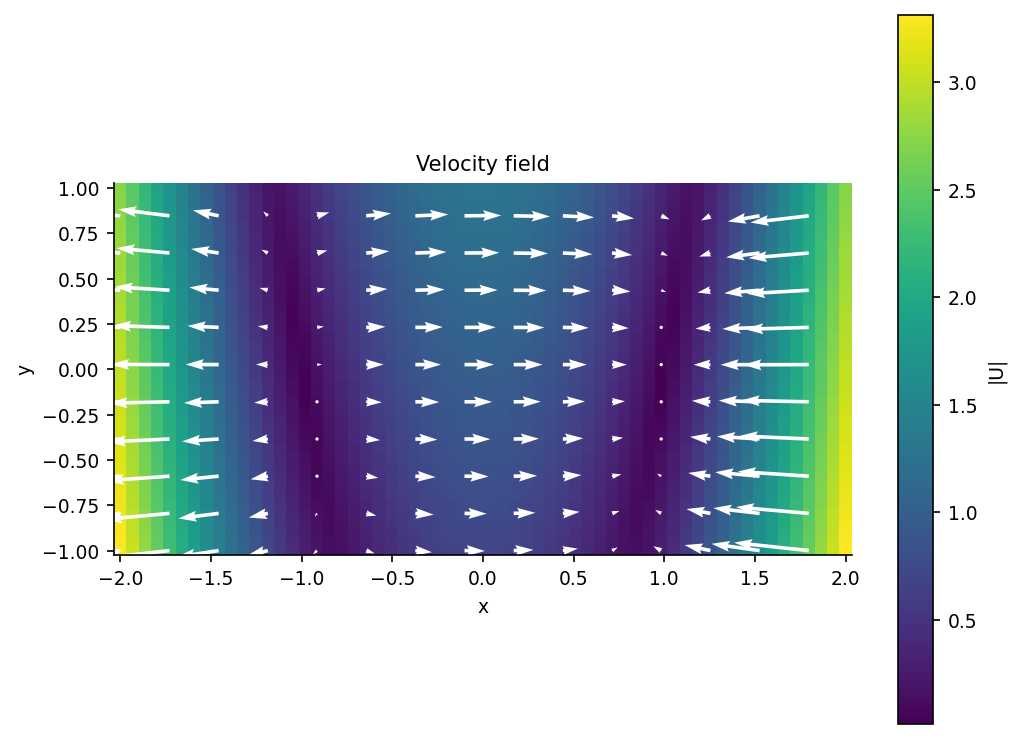

Write the Python code that produced this figure.
"""velocity_field_cfd: 二维流场速度矢量 + 速度模值底色（CFD 风格）."""
import sys, os; sys.path.insert(0, os.path.join(os.path.dirname(os.path.abspath(__file__)), '..', '..', '_utils', 'python'))
import numpy as np
import matplotlib.pyplot as plt
from theme import apply_theme

def make_figure(title='Velocity field'):
    apply_theme(fig_size=(7, 5))
    Y, X = np.mgrid[-1:1:40j, -2:2:60j]
    U = 1 - X**2 + 0.3*Y          # 类 Poiseuille
    V = -0.15*Y*X
    speed = np.hypot(U, V)
    fig, ax = plt.subplots()
    pc = ax.pcolormesh(X, Y, speed, cmap='viridis', shading='auto')
    skip = (slice(None, None, 4), slice(None, None, 4))
    ax.quiver(X[skip], Y[skip], U[skip], V[skip], color='white', scale=25)
    fig.colorbar(pc, ax=ax, label='|U|')
    ax.set_xlabel('x'); ax.set_ylabel('y'); ax.set_title(title); ax.set_aspect('equal')
    fig.tight_layout(); return fig

if __name__ == '__main__':
    fig = make_figure(); fig.savefig(__file__.replace('.py', '.png'), dpi=150)
